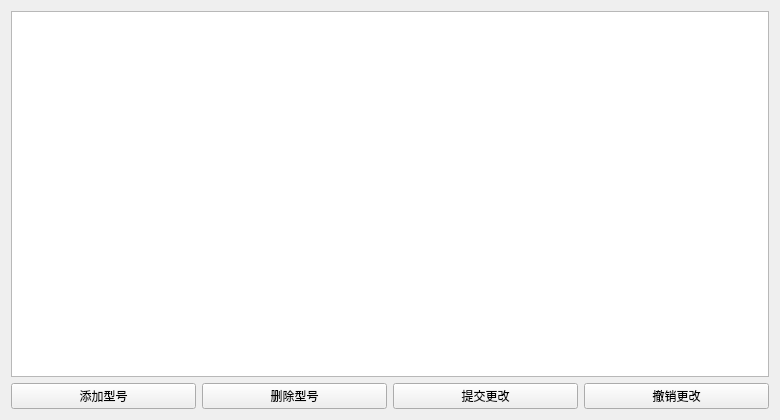
<?xml version="1.0" encoding="UTF-8"?>
<ui version="4.0">
 <class>dialog_termimaltypemanage</class>
 <widget class="QWidget" name="dialog_termimaltypemanage">
  <property name="modal" stdset="0">
   <bool>false</bool>
  </property>
  <property name="windowModality">
   <enum>Qt::NonModal</enum>
  </property>
  <property name="geometry">
   <rect>
    <x>0</x>
    <y>0</y>
    <width>780</width>
    <height>420</height>
   </rect>
  </property>
  <property name="sizePolicy">
   <sizepolicy hsizetype="Expanding" vsizetype="Expanding">
    <horstretch>0</horstretch>
    <verstretch>0</verstretch>
   </sizepolicy>
  </property>
  <property name="maximumSize">
   <size>
    <width>16777215</width>
    <height>16777215</height>
   </size>
  </property>
  <property name="windowTitle">
   <string>设备型号管理</string>
  </property>
  <layout class="QGridLayout" name="gridLayout">
   <item row="1" column="3">
    <widget class="QPushButton" name="pushButton">
     <property name="text">
      <string>撤销更改</string>
     </property>
     <property name="autoDefault">
      <bool>false</bool>
     </property>
    </widget>
   </item>
   <item row="1" column="1">
    <widget class="QPushButton" name="pushButton_3">
     <property name="text">
      <string>删除型号</string>
     </property>
     <property name="autoDefault">
      <bool>false</bool>
     </property>
    </widget>
   </item>
   <item row="0" column="0" colspan="4">
    <widget class="QTableView" name="tableView_Terminal">
     <attribute name="horizontalHeaderCascadingSectionResizes">
      <bool>false</bool>
     </attribute>
     <attribute name="horizontalHeaderDefaultSectionSize">
      <number>130</number>
     </attribute>
     <attribute name="horizontalHeaderMinimumSectionSize">
      <number>80</number>
     </attribute>
     <attribute name="horizontalHeaderShowSortIndicator" stdset="0">
      <bool>false</bool>
     </attribute>
     <attribute name="horizontalHeaderStretchLastSection">
      <bool>true</bool>
     </attribute>
     <attribute name="verticalHeaderDefaultSectionSize">
      <number>30</number>
     </attribute>
     <attribute name="verticalHeaderMinimumSectionSize">
      <number>30</number>
     </attribute>
     <attribute name="verticalHeaderStretchLastSection">
      <bool>false</bool>
     </attribute>
    </widget>
   </item>
   <item row="1" column="0">
    <widget class="QPushButton" name="pushButton_4">
     <property name="text">
      <string>添加型号</string>
     </property>
     <property name="autoDefault">
      <bool>false</bool>
     </property>
    </widget>
   </item>
   <item row="1" column="2">
    <widget class="QPushButton" name="pushButton_2">
     <property name="text">
      <string>提交更改</string>
     </property>
     <property name="autoDefault">
      <bool>false</bool>
     </property>
    </widget>
   </item>
  </layout>
 </widget>
 <resources/>
 <connections/>
</ui>
